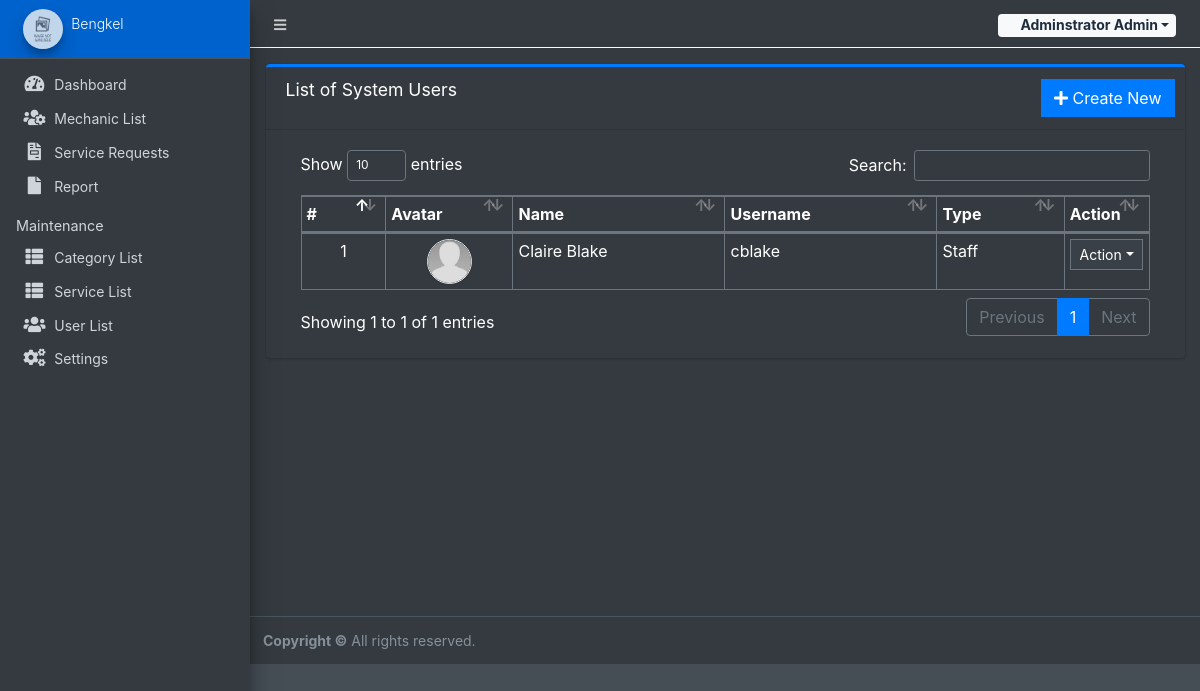
Page /admin/?page=user/list (signed in) on the committed database.
### tables this page shows
CREATE TABLE `users` (
  `id` int(50) NOT NULL,
  `firstname` varchar(250) NOT NULL,
  `lastname` varchar(250) NOT NULL,
  `username` text NOT NULL,
  `password` text NOT NULL,
  `avatar` text DEFAULT NULL,
  `last_login` datetime DEFAULT NULL,
  `type` tinyint(1) NOT NULL DEFAULT 0,
  `date_added` datetime NOT NULL DEFAULT current_timestamp(),
  `date_updated` datetime DEFAULT NULL ON UPDATE current_timestamp()
);

### classes/DBConnection.php (called while the page is built, shortened)
<?php
class DBConnection{
    private $host = DB_SERVER;
    private $username = DB_USERNAME;
    private $password = DB_PASSWORD;
    private $database = DB_NAME;
    public $conn;
    public function __construct(){
        if (!isset($this->conn)) {
            $this->conn = new mysqli($this->host, $this->username, $this->password, $this->database);
        }
    }
}
?>

### classes/SystemSettings.php (called while the page is built, shortened)
<?php
class SystemSettings extends DBConnection{
	function userdata($field = ''){
		if(!empty($field)){
			if(isset($_SESSION['userdata'][$field]))
				return $_SESSION['userdata'][$field];
			else
				return null;
		}else{
			return false;
		}
	}
}
$_settings = new SystemSettings();
?>

### config.php (called while the page is built, shortened)
<?php
require_once('classes/DBConnection.php');
require_once('classes/SystemSettings.php');
function validate_image($file){
	if(!empty($file)){
		if(is_file(base_app.$file)){
			return base_url.$file;
		}else{
			return base_url.'dist/img/no-image-available.png';
		}
	}else{
		return base_url.'dist/img/no-image-available.png';
	}
}
?>

### admin/user/list.php (the view, shortened to what this page needs)
<div class="card card-outline card-primary">
	<div class="card-header">
		<h3 class="card-title">List of System Users</h3>
		<div class="card-tools">
			<a href="?page=user/manage_user" class="btn btn-flat btn-primary"><span class="fas fa-plus"></span>  Create New</a>
		</div>
	</div>
	<div class="card-body">
		<div class="container-fluid">
        <div class="container-fluid">
			<table class="table table-bordered table-stripped">
				<colgroup>
					<col width="10%">
					<col width="15%">
					<col width="25%">
					<col width="25%">
					<col width="15%">
					<col width="10%">
				</colgroup>
				<thead>
					<tr>
						<th>#</th>
						<th>Avatar</th>
						<th>Name</th>
						<th>Username</th>
						<th>Type</th>
						<th>Action</th>
					</tr>
				</thead>
				<tbody>
					<?php
					$i = 1;
						$qry = $conn->query("SELECT *,concat(firstname,' ',lastname) as name from `users` where id != '1' and id != '{$_settings->userdata('id')}' and `type` != 3 order by concat(firstname,' ',lastname) asc ");
						while($row = $qry->fetch_assoc()):
					?>
						<tr>
							<td class="text-center"><?php echo $i++; ?></td>
							<td class="text-center"><img src="<?php echo validate_image($row['avatar']) ?>" class="img-avatar img-thumbnail p-0 border-2" alt="user_avatar"></td>
							<td><?php echo ucwords($row['name']) ?></td>
							<td ><p class="m-0 truncate-1"><?php echo $row['username'] ?></p></td>
							<td><?php echo ($row['type'] == 1) ? 'Administrator' : 'Staff' ?></td>
							<td align="center">
								 <button type="button" class="btn btn-flat btn-default btn-sm dropdown-toggle dropdown-icon" data-toggle="dropdown">
				                  		Action
				                  </button>
							</td>
						</tr>
					<?php endwhile; ?>
				</tbody>
			</table>
		</div>
		</div>
	</div>
</div>

### admin/user/list.php (style rules this page uses)
.img-avatar { width:45px; height:45px; object-fit:cover; object-position:center center; border-radius:100%; }

### rows in the picture
users: avatar (picture), name "Claire Blake", username "cblake", type "Staff"

### other values in the picture
$_settings->userdata('firstname').' '.$_settings->userdata('lastname') "Adminstrator Admin"
$_settings->info('short_name') "Bengkel"
